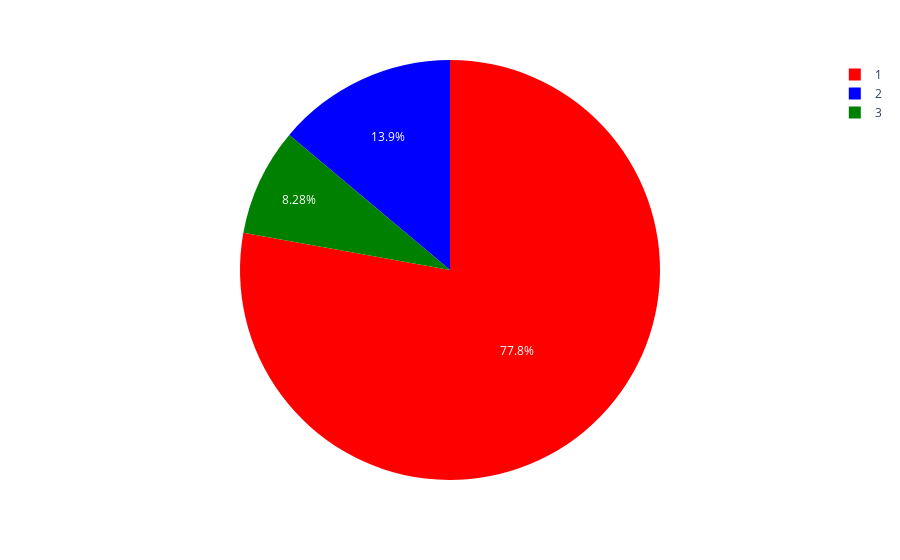

Notebook source saved alongside this figure:
### Markdown cell above
There are a number of highly correlated variables, especially among the histogram metadata. This lead me to think, some PCA will be helpful for removing noise?

### Code cell
# Classes are highly imbalanced, might need SMOTE?
px.pie(raw_data_filtered, names='NSP', color="NSP",
    color_discrete_map={1:'red',
                        2:'blue',
                        3:'green', 
                        } 
)

### Figure 1 — Plotly figure (JSON) as saved in the notebook; plotly's stock layout.template omitted (floating-point values rounded to 4 significant figures; data arrays with more than 128 entries replaced by an {"elided": "..."} marker saying what was removed)
{"data": [{"customdata": {"elided": "2126x1 int values"}, "domain": {"x": [0, 1], "y": [0, 1]}, "hovertemplate": "NSP=%{customdata[0]}<extra></extra>", "labels": {"elided": "2126 int values"}, "legendgroup": "", "marker": {"colors": {"elided": "2126 str values"}}, "name": "", "showlegend": true, "type": "pie"}], "layout": {"legend": {"tracegroupgap": 0}, "margin": {"t": 60}}}
